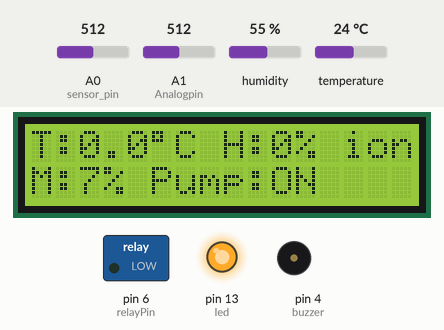
A sketch run on a simulated Arduino Uno, built with avr-gcc and run on an emulated ATmega328P. Parts: 16×2 character LCD, switched loads named in the sketch (green lamp = pin HIGH), output pins drawn as LEDs (lit = HIGH), buzzer (waves = sounding, pin HIGH). Inputs (shaded band) come from the test bench; at power-on: A0 (sensor_pin) = 512, humidity 55 %, temperature 24 °C, A1 (Analogpin) = 512. What the sketch prints to the serial monitor is not drawn.

Above: at 2.7 s.
2.8 s: A0 (sensor_pin) set to 407
At 10.8 s:
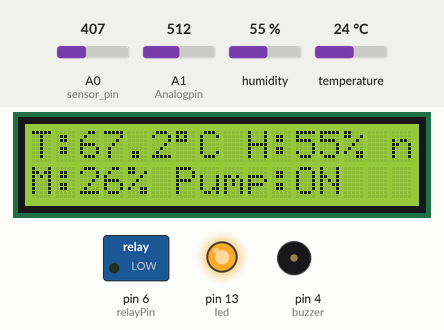
11.5 s: A0 (sensor_pin) set to 381
At 11.9 s:
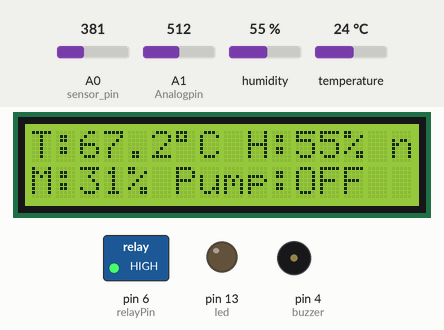
13.0 s: humidity set to 22 %
At 20.8 s:
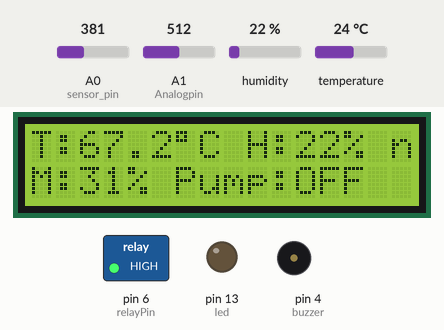
21.5 s: A0 (sensor_pin) set to 716
At 21.9 s:
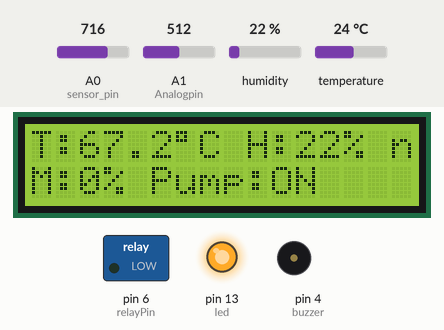
23.0 s: temperature set to 12 °C
At 30.8 s:
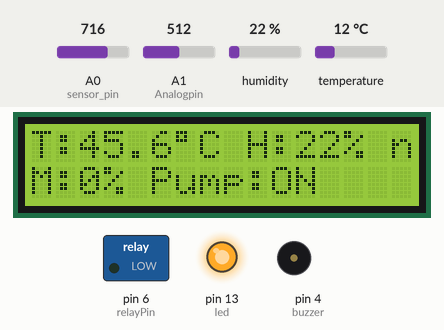
31.5 s: humidity set to 40 %
At 40.8 s:
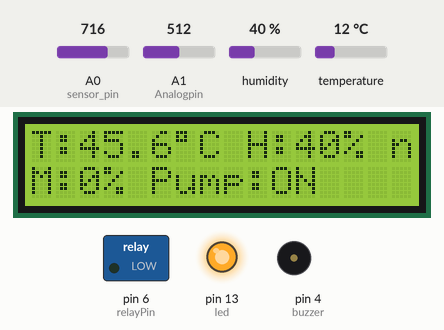
Timing chart, 0 to 42.3 s (numbered marks = the images above; inputs shaded):
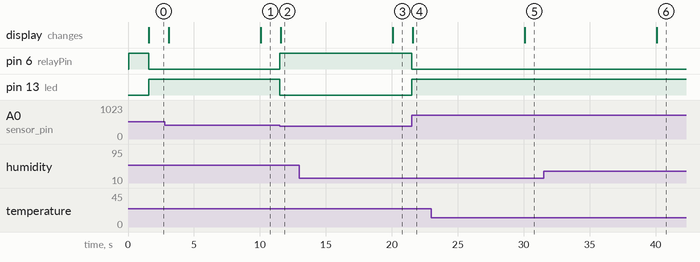

The sketch:

source_code.ino
```cpp
#include <DHT.h>
#include <DHT_U.h>
#include <LiquidCrystal.h>

int led = 13;
int buzzer = 4;
int sensor_pin = A0;      // Soil moisture sensor
int Analogpin = A1;       // Water level sensor
int relayPin = 6;

#define DHTPIN 5
#define DHTTYPE DHT11
DHT tempSensor = DHT(DHTPIN, DHTTYPE);

LiquidCrystal lcd(7, 8, 9, 10, 11, 12);

float temp = 0.0;
float humidity = 0.0;
int output_value = 0;
int sensor_value = 0;

unsigned long previousDHT = 0;
unsigned long lastDisplay = 0;
unsigned long lastBuzzerTime = 0;
unsigned long buzzerStartTime = 0;
unsigned long lastSerialTime = 0;

bool isBuzzerBeeping = false;

// ====================== CONSTANTS ======================
const unsigned long DHT_INTERVAL = 10000;
const unsigned long DISPLAY_INTERVAL = 500;
const unsigned long BUZZER_INTERVAL = 5000;
const unsigned long BUZZER_DURATION = 700;
const unsigned long SERIAL_INTERVAL = 2000;

void setup() {
  Serial.begin(9600);
  tempSensor.begin();
  lcd.begin(16, 2);

  pinMode(sensor_pin, INPUT);
  pinMode(Analogpin, INPUT);
  pinMode(relayPin, OUTPUT);
  pinMode(buzzer, OUTPUT);
  pinMode(led, OUTPUT);

  // Initial state
  digitalWrite(relayPin, HIGH);  // Motor OFF
  digitalWrite(buzzer, LOW);
  digitalWrite(led, LOW);

  lcd.clear();
  lcd.print("Smart Irrigation");
  lcd.setCursor(0, 1);
  lcd.print("Starting...");
  delay(1500);  // Only once at startup
}

void loop() {
  unsigned long currentMillis = millis();  // ONE millis() call for everything

  if (currentMillis - previousDHT >= DHT_INTERVAL) {
    previousDHT = currentMillis;
    temp = tempSensor.readTemperature(true) - 8;   // Your original calibration
    humidity = tempSensor.readHumidity();
  }

  // ==================== 2. READ OTHER SENSORS EVERY LOOP (FAST) ====================
  output_value = analogRead(sensor_pin);
  output_value = map(output_value, 550, 10, 0, 100);
  // Safety: prevent negative or >100 values
  if (output_value < 0) output_value = 0;
  if (output_value > 100) output_value = 100;

  sensor_value = analogRead(Analogpin);
  if (sensor_value < 0 ) sensor_value = 0;
  // ==================== 3. CONTROL MOTOR & LED (NON-BLOCKING) ====================
  bool motorOn = (output_value < 30);

  if (motorOn) {
    digitalWrite(relayPin, LOW);   // Motor ON
    digitalWrite(led, HIGH);       // LED stays ON while motor is running (clear status)
  } else {
    digitalWrite(relayPin, HIGH);  // Motor OFF
    digitalWrite(led, LOW);
  }

  if (sensor_value > 1015) {
    if (!isBuzzerBeeping && (currentMillis - lastBuzzerTime >= BUZZER_INTERVAL)) {
      digitalWrite(buzzer, HIGH);
      isBuzzerBeeping = true;
      buzzerStartTime = currentMillis;
      lastBuzzerTime = currentMillis;
    }
  } else {
    // Water level OK → force buzzer OFF
    if (isBuzzerBeeping) {
      digitalWrite(buzzer, LOW);
      isBuzzerBeeping = false;
    }
  }

  // Turn buzzer OFF after duration (non-blocking)
  if (isBuzzerBeeping && (currentMillis - buzzerStartTime >= BUZZER_DURATION)) {
    digitalWrite(buzzer, LOW);
    isBuzzerBeeping = false;
  }

  // ==================== 5. UPDATE LCD EVERY 500ms (NON-BLOCKING) ====================
  // Temp & humidity stay the same for full 10 seconds (as you wanted)
  // Moisture & motor status update live without any delay
  if (currentMillis - lastDisplay >= DISPLAY_INTERVAL) {
    lastDisplay = currentMillis;

    // Line 0: Temp + Humidity (held for 10 seconds)
    lcd.setCursor(0, 0);
    lcd.print("T:");
    lcd.print(temp, 1);           // 1 decimal place
    lcd.print((char)223);
    lcd.print("C H:");
    lcd.print(humidity, 0);
    lcd.print("% ");

    // Line 1: Moisture + Pump status (updates live)
    lcd.setCursor(0, 1);
    lcd.print("M:");
    lcd.print(output_value);
    lcd.print("% Pump:");
    lcd.print(motorOn ? "ON " : "OFF");
    lcd.print("   ");   // extra spaces to clear any old characters
  }

  // ==================== 6. SERIAL OUTPUT (clean, not spamming) ====================
  if (currentMillis - lastSerialTime >= SERIAL_INTERVAL) {
    lastSerialTime = currentMillis;
    Serial.println("_____________________");
    Serial.print("Humidity: ");
    Serial.println(humidity);
    Serial.print("Temp: ");
    Serial.print(temp);
    Serial.println(" C");
    Serial.print("Moisture: ");
    Serial.print(output_value);
    Serial.println("%");
    Serial.print("Water sensor: ");
    Serial.println(sensor_value);
    Serial.print("Motor: ");
    Serial.println(motorOn ? "ON" : "OFF");
  }
}
```

Measured:
- the behaviour switches between 389 and 388 on A0 (sensor_pin) (found by bisection; images 1 and 2)
- after the input at 2.8 s, the display: first changes after 0.27 s (image 1 shows a later state)
- after the input at 11.5 s, pin 6 (relayPin): LOW → HIGH at once; pin 13 (led): HIGH → LOW at once; the display: changes after 0.07 s (image 2)
- after the input at 13.0 s, the display: changes after 7.1 s (image 3)
- after the input at 21.5 s, pin 6 (relayPin): HIGH → LOW at once; pin 13 (led): LOW → HIGH at once; the display: changes after 0.07 s (image 4)
- after the input at 23.0 s, the display: changes after 7.1 s (image 5)
- after the input at 31.5 s, the display: changes after 8.6 s (image 6)
